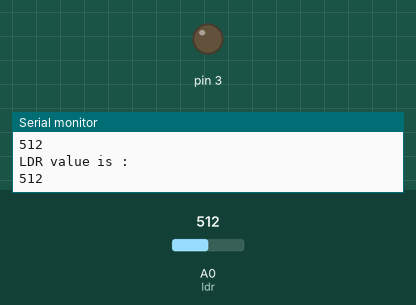
Bench run of a sketch on a simulated Arduino Uno, built with avr-gcc and run on an emulated ATmega328P. Parts: output pins drawn as LEDs (lit = HIGH), the last lines printed to the serial monitor. Inputs (shaded band) come from the test bench; at power-on: A0 (ldr) = 512.

Above: at 1.2 s.
1.3 s: A0 (ldr) set to 582
2.8 s: A0 (ldr) set to 616
At 3.7 s:
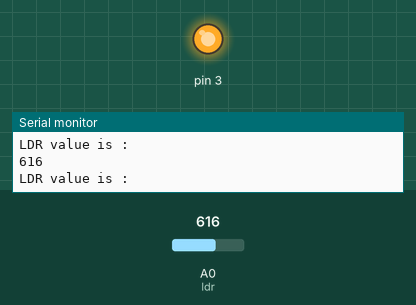
4.3 s: A0 (ldr) set to 590
At 5.5 s:
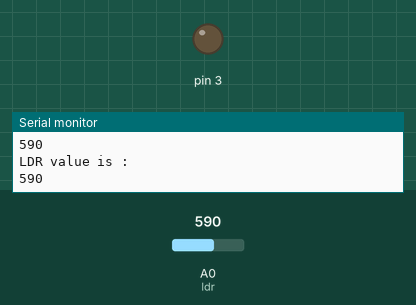
7.3 s: A0 (ldr) set to 610
At 8.3 s:
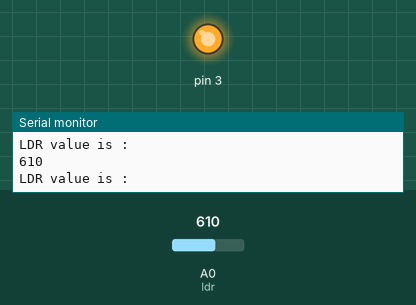
Timing chart, 0 to 10.3 s (numbered marks = the images above; inputs shaded):
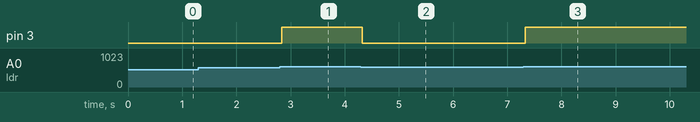

The sketch:

ldrsensor.ino
```cpp
int ldr=A0;//Set A0(Analog Input) for LDR.
int value=0;
void setup() {
Serial.begin(9600);
pinMode(3,OUTPUT);
}

void loop() {
value=analogRead(ldr);//Reads the Value of LDR(light).
Serial.println("LDR value is :");//Prints the value of LDR to Serial Monitor.
Serial.println(value);
if(value<600)
  {
    digitalWrite(3,0);//Makes the LED glow in Dark.
  }
  else
  {
    digitalWrite(3,255);//Turns the LED OFF in Light.
  }
}
```

Measured:
- the behaviour switches between 599 and 600 on A0 (ldr) (found by bisection; images 0 and 1)
- after the input at 2.8 s, pin 3: LOW → HIGH at once
- after the input at 4.3 s, pin 3: HIGH → LOW at once
- after the input at 7.3 s, pin 3: LOW → HIGH at once
